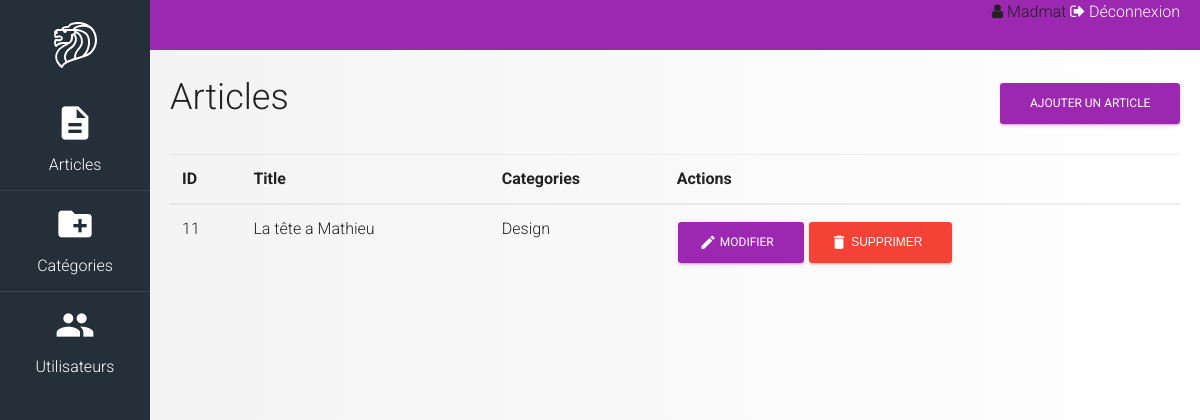
The app's page /admin/posts (signed in) with its own data.
### tables this page shows
CREATE TABLE `posts` (
  `id` int(11) NOT NULL,
  `title` varchar(255) NOT NULL,
  `content` longtext NOT NULL,
  `thumb` text NOT NULL,
  `slug` varchar(255) NOT NULL,
  `date` datetime NOT NULL DEFAULT CURRENT_TIMESTAMP,
  `user` int(11) NOT NULL
);

CREATE TABLE `categories` (
  `id` int(11) NOT NULL,
  `title` varchar(255) NOT NULL,
  `slug` varchar(255) NOT NULL,
  `visibility` enum('admin','member','visitor') NOT NULL DEFAULT 'visitor',
  `date` datetime NOT NULL DEFAULT CURRENT_TIMESTAMP
);

### index.php (called while the page is built, shortened)
<?php
include('controllers/helpers.php');
include('controllers/sql.php');
include('controllers/route.php');

### views/admin/posts.php (the view, shortened to what this page needs)
<div class="title-section">
	<h2>Articles</h2>
	<a class="btn btn-primary" href="<?php echo get_home_url() ?>admin/post/add">Ajouter un article</a>
</div>
<table class="table">
	<thead>
		<tr>
			<th>ID</th>
			<th>Title</th>
			<th>Categories</th>
			<th>Actions</th>
		</tr>
	</thead>
	<tbody>
		<?php
		$posts=get_posts();
		foreach($posts as $post): ?>
			<tr>
				<td><?php echo $post['id']; ?></td>
				<td><?php echo $post['title']; ?></td>
				<td><?php list_post_categories($post['id']); ?></td>
				<td>
					<a class="btn btn-primary" href="<?php echo get_home_url(); ?>admin/post/edit?id=<?php echo $post['id'] ?>">
						<i class="material-icons">edit</i>
						Modifier
					</a>
					<button
						data-link="<?php echo get_home_url(); ?>admin/post/delete?id=<?php echo $post['id'] ?>"
						data-title="<?php echo $post['title'] ?>"
						type="button"
						class="btn btn-danger btn-delete"
						data-toggle="modal"
						data-target="#modal_delete">
							<i class="material-icons">delete</i>
							Supprimer
					</button>
				</td>
			</tr>
		<?php
		endforeach;
		?>
	</tbody>
</table>

### controllers/sql.php (shortened to what this page needs)
<?php
try{ $db = new PDO('mysql:host=localhost;dbname=huniphp','root', 'root', array( PDO::ATTR_ERRMODE => PDO::ERRMODE_EXCEPTION ) );
} catch (PDOException $e) {
    print "Erreur !: " . $e->getMessage() . "<br/>";
    die();
}
function get_posts($options=array()){
	global $db;
	$reponse = $db->query('SELECT * FROM posts');
	$posts = $reponse->fetchAll( PDO::FETCH_ASSOC );
	return $posts;
}
function get_post_categories($post_id){
	global $db;
	$query = $db->prepare( 'SELECT categories.id, categories.title, categories.slug
							FROM categories
								JOIN posts_categories ON categories.id = posts_categories.id_category
									WHERE posts_categories.id_post = :post_id');
	if ( $reponse = $query->execute( array( ':post_id' => $post_id ) ) ){
		$categories = $query->fetchAll( PDO::FETCH_ASSOC );
	}else{
		$categories=array();
	}
	return $categories;
}
function list_post_categories($post_id){
	$categories=get_post_categories($post_id);
	echo implode(', ', array_map(function ($entry) {
		  return $entry['title'];
	}, $categories));
}

### assets/css/admin.css (style rules this page uses)
html { line-height: 1.15; -ms-text-size-adjust: 100%; -webkit-text-size-adjust: 100%; }
body { margin: 0; }
a { background-color: transparent; -webkit-text-decoration-skip: objects; }
button, input, optgroup, select, textarea { font-family: sans-serif; font-size: 100%; line-height: 1.15; margin: 0; }
button, input { overflow: visible; }
button, select { text-transform: none; }
button, html [type="button"], [type="reset"], [type="submit"] { -webkit-appearance: button; }
* { box-sizing: border-box; }
body { padding-left: 170px; padding-top: 70px; }
body { background: linear-gradient(to right, #f2f2f2 0%, #fff 100%); color: #222; }
html, body { min-height: 100%; }
a { color: #9c27b0; }
.btn .material-icons { margin-left: -0.5em; }
.title-section { display: flex; justify-content: space-between; align-items: flex-end; margin-bottom: 30px; }
.title-section * { margin: 0; }

### records on screen
posts: id "11", title "La tête a Mathieu", categories.title "Design"

### other values on screen
$_SESSION['username'] "Madmat"
$nav_item['icon'] "description"
$nav_item['name'] "Articles"
$nav_item['icon'] "create_new_folder"
$nav_item['name'] "Catégories"
$nav_item['icon'] "people"
$nav_item['name'] "Utilisateurs"
